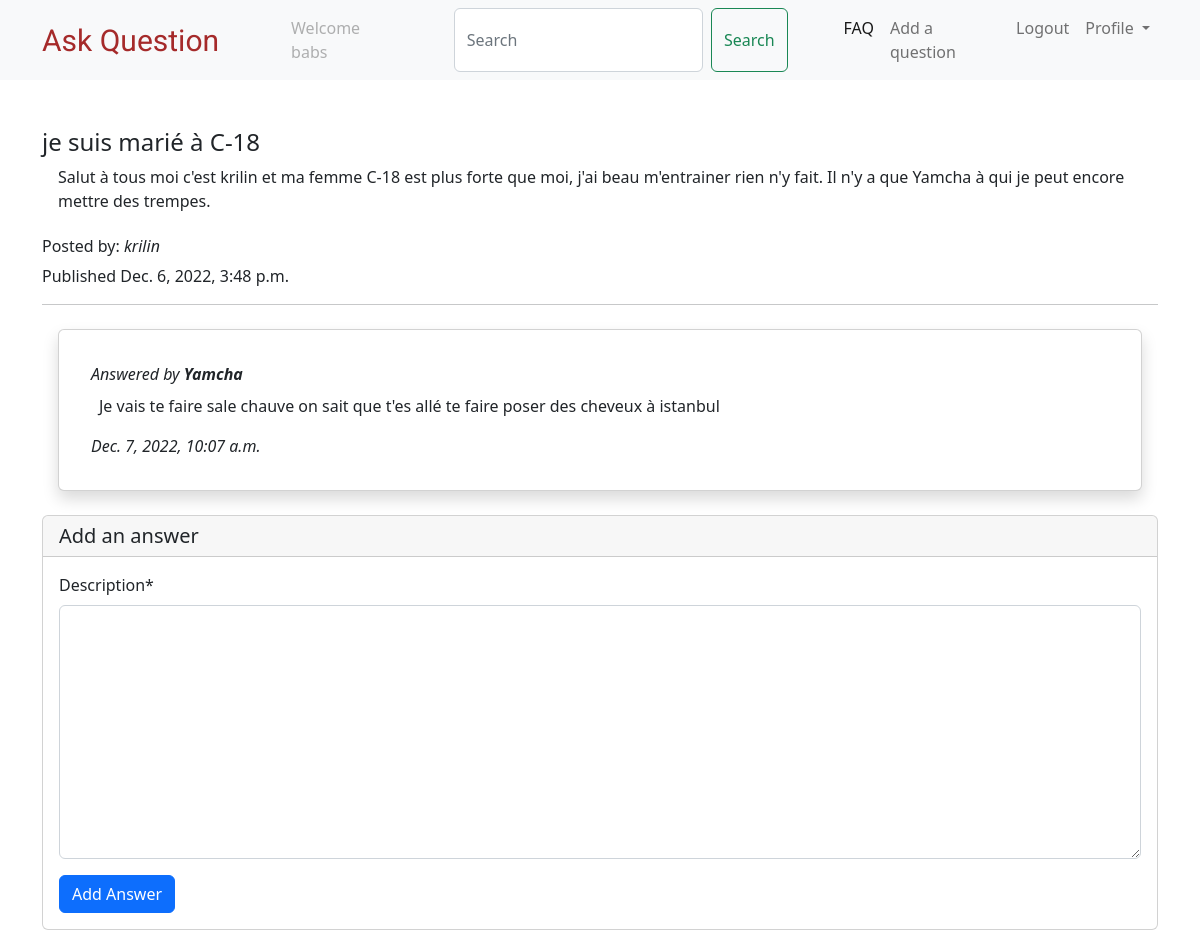
The page /question/ma-femme-est-plus-forte-que-moi/ (signed in) on the database its author committed.
### users/models.py (models this page shows)
class CustomUser(AbstractUser):
    pass

### questions/models.py (models this page shows, shortened)
class Question(models.Model):
    created_at = models.DateTimeField(auto_now_add=True)
    title = models.CharField(max_length=250)
    body = models.TextField()
    slug = models.SlugField(max_length=250, unique=True)
    author = models.ForeignKey(settings.AUTH_USER_MODEL, on_delete=models.CASCADE, related_name='questions')

class Answer(models.Model):
    created_at = models.DateTimeField(auto_now_add=True)
    description = models.TextField()
    question = models.ForeignKey(Question, on_delete=models.CASCADE, related_name='answers')
    author = models.ForeignKey(settings.AUTH_USER_MODEL, on_delete=models.CASCADE)

### questions/views.py (the view)
# urls.py: path('question/<slug:slug>/', question_details, name='qdetails'),
@login_required
def question_details(request, slug):
    question = get_object_or_404(Question, slug = slug)
    answer_list = Answer.objects.filter(question=question)
    if request.method == "POST":
        form = AnswerForm(request.POST)
        if form.is_valid():
            answer = form.save(commit=False)
            answer.question = question
            answer.author = request.user
            answer = form.save()
            return redirect('qdetails', slug=question.slug)
    else:
        form = AnswerForm()
    return render(request, 'QDetails.html', {'question' : question , 'answer_list': answer_list, 'form': form})

### questions/forms.py
class AnswerForm(forms.ModelForm):
    class Meta:
        model = Answer
        fields = ('description',)

### templates/QDetails.html (shortened to what this page needs)
{% extends 'base.html' %}
{% load crispy_forms_tags %}
{% block body %}
<div class="container mt-5">
    <h4>{{ question.title }}</h4>
    <p class="ms-3 pb-2">{{ question.body }}</p class="ms-5">
    <h6>
        Posted by: <i>{{ question.author}}</i>
    </h6>
    <p>Published {{ question.created_at }}</p>
    <hr>
</div>
<div class="container mt-4">
    {% for answer in answer_list %}
    <div class="card mt-4 py-3 mx-3 px-3 shadow">
        <div class="card-body">
            <div class="row pb-2">
                <div class="col col-md-auto"><i>Answered by <b>{{ answer.author }}</b></i></div>
            </div>
            <p class="card-text mx-2">{{ answer.description }}</p>
            <div class="row">
                <div class="col col-md-auto"> <i>{{ answer.created_at }}</i></div>
            </div>
        </div>
    </div>
    {% endfor %}
</div>
<div class="container">
    <div class="card mt-4">
        <form action="" method="post" novalidate>
            <h5 class="card-header">Add an answer</h5>
            <div class="card-body">
            {{ form | crispy }}
            <input type="submit" value="Add Answer" class="btn btn-primary">
            </div>
        </form>
    </div>
</div>
{% endblock %}

### templates/navbar.html (shortened to what this page needs)
<nav class="navbar navbar-expand-lg bg-light">
    <div class="container ">
      <a class="navbar-brand text-style" href="{% url 'qlist' %}">Ask Question</a>
      <div class="collapse navbar-collapse" id="navbarSupportedContent">
        <ul class="navbar-nav me-auto mb-2 mb-lg-0 ">
          {% if user.is_authenticated %}
            <li class="nav-item ms-5">
                <a class="nav-link disabled">Welcome {{user.username}} </a>
              </li>
              <form class="d-flex px-5" role="search">
                <input class="form-control me-2" type="search" placeholder="Search" aria-label="Search" name="q">
                <button class="btn btn-outline-success" type="submit">Search</button>
              </form>
          <li class="nav-item">
            <a class="nav-link active" aria-current="page" href="{% url 'qlist' %}">FAQ</a>
          </li>
          <li class="nav-item">
            <a class="nav-link" href="{% url 'create_question' %}">Add a question</a>
          </li>
          <li class="nav-item">
            <a class="nav-link" href="{% url 'logout' %}">Logout</a>
          </li>
          <li class="nav-item dropdown">
            <a class="nav-link dropdown-toggle" href="#" role="button" data-bs-toggle="dropdown" aria-expanded="false">
              Profile
            </a>
          </li>
          {% endif %}
        </ul>
      </div>
    </div>
  </nav>

### templates/navbar.html (style rules this page uses)
.text-style { font-size: 30px !important; font-family: 'Roboto' !important; color: brown !important; }

### rows shown on the page
CustomUser: username "babs"
Question: title "je suis marié à C-18", body "Salut à tous moi c'est krilin et ma femme C-18 est plus forte que moi, j'ai beau m'entrainer rien n'y fait. Il n'y a que Yamcha à qui je peut encore mettre des trempes.", author "krilin", created_at "Dec. 6, 2022, 3:48 p.m."
Answer: author "Yamcha", description "Je vais te faire sale chauve on sait que t'es allé te faire poser des cheveux à istanbul", created_at "Dec. 7, 2022, 10:07 a.m."
